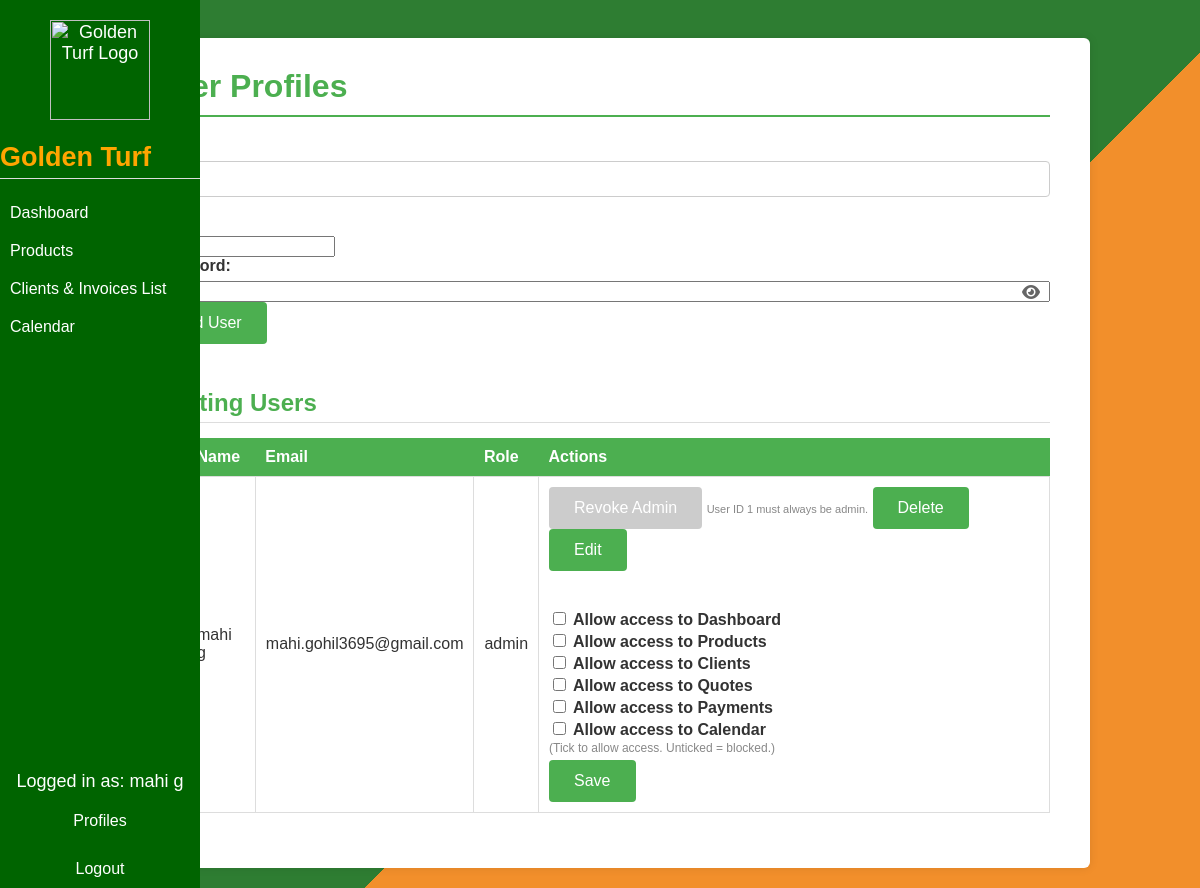
The app's page /profiles (signed in), older data.
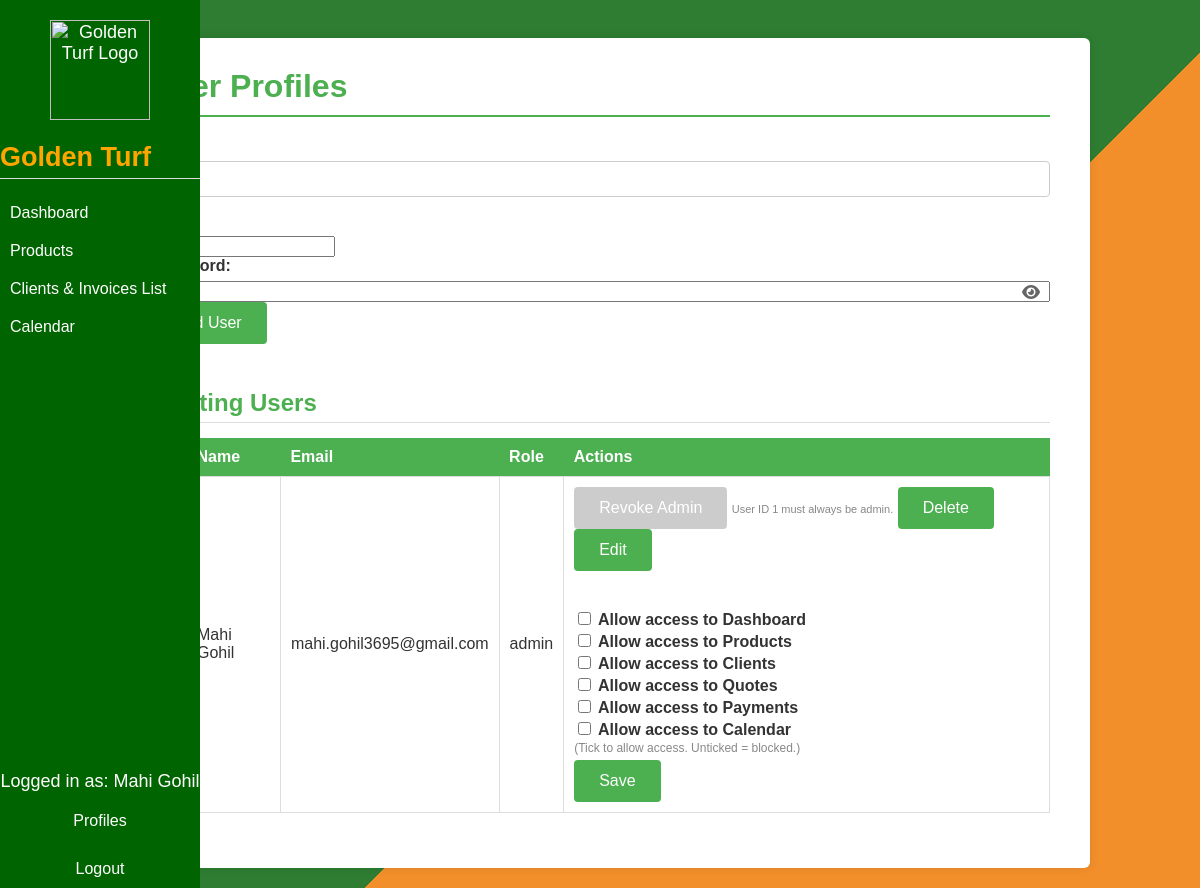
The same page, newer data.
### tables this page shows
CREATE TABLE users (
            id INTEGER PRIMARY KEY AUTOINCREMENT,
            name TEXT NOT NULL,
            email TEXT UNIQUE NOT NULL,
            password TEXT NOT NULL
        , reset_token TEXT, token_expiry TEXT, role TEXT DEFAULT 'user', verification_code TEXT, permissions TEXT DEFAULT '');

### app.py (the view, shortened to what this page needs)
@app.route('/profiles', methods=['GET', 'POST'])
def profiles():
    if 'user_name' not in session:
        return redirect(url_for('login'))
    if session.get('user_id') != 1 and session.get('user_role') != 'admin':
        return redirect(url_for('access_restricted'))
    conn = sqlite3.connect('users.db')
    c = conn.cursor()
    c.execute('UPDATE users SET role = "admin" WHERE id = 1')
    conn.commit()
    c.execute('SELECT id, name, email, role, permissions FROM users ORDER BY id')
    users = c.fetchall()
    conn.close()
    return render_template('profiles.html', users=users)

### templates/profiles.html (shortened to what this page needs)
hos<!DOCTYPE html>
<html lang="en">
    <head>
        <link rel="stylesheet" href="{{ url_for('static', filename='dashboard.css') }}" />
        <link rel="stylesheet" href="{{ url_for('static', filename='invoice.css') }}" />
        <link rel="stylesheet" href="https://cdnjs.cloudflare.com/ajax/libs/font-awesome/6.4.0/css/all.min.css" />
    </head>
    <body>
        <div class="container">
            <header>
                <h1>User Profiles</h1>
            </header>
            <form method="POST" action="{{ url_for('profiles') }}">
                <section class="user-form">
                    <label for="name">Name:</label>
                    <input type="text" id="name" name="name" required />
                    <label for="email">Email:</label>
                    <input type="email" id="email" name="email" required />
                    <label for="password">Password:</label>
                    <div class="password-container">
                        <input type="password" id="password" name="password" required />
                        <i class="fa fa-eye toggle-password" id="togglePassword" title="Show/Hide Password"></i>
                    </div>
                    <button type="submit">Add User</button>
                </section>
            </form>
            <section class="user-list">
                <h2>Existing Users</h2>
                <table>
                    <thead>
                        <tr>
                            <th>ID</th>
                            <th>Name</th>
                            <th>Email</th>
                            <th>Role</th>
                            <th>Actions</th>
                        </tr>
                    </thead>
                    <tbody>
                        {% for user in users %}
                        <tr>
                            <td>{{ user[0] }}</td>
                            <td>{{ user[1] }}</td>
                            <td>{{ user[2] }}</td>
                            <td>{{ user[3] }}</td>
                            <td>
                                <form action="{{ url_for('toggle_admin', user_id=user[0]) }}" method="post" style="display:inline;">
                                    {% set is_id1 = user[0] == 1 %}
                                    {% set only_one_admin = user[3] == 'admin' and session['only_one_admin'] %}
                                    <button type="submit" title="Toggle Admin Role" {% if is_id1 or only_one_admin %}disabled style="background:#ccc;cursor:not-allowed;"{% endif %}>
                                        {% if user[3] == 'admin' %}
                                            Revoke Admin
                                        {% else %}
                                            Make Admin
                                        {% endif %}
                                    </button>
                                    {% if is_id1 %}
                                        <span style="font-size:11px;color:#888;">User ID 1 must always be admin.</span>
                                    {% elif only_one_admin %}
                                        <span style="font-size:11px;color:#888;">At least one admin required.</span>
                                    {% endif %}
                                </form>
                                <form action="{{ url_for('delete_user', user_id=user[0]) }}" method="post" style="display:inline;">
                                    <button type="submit">Delete</button>
                                </form>
                                <a href="{{ url_for('edit_user', user_id=user[0]) }}">
                                    <button type="button">Edit</button>
                                </a>
                                <form action="{{ url_for('update_permissions', user_id=user[0]) }}" method="post" style="display:inline; margin-left: 5px;">
                                    <div style="display: flex; flex-direction: column; align-items: flex-start;">
                                        {% set modules = ['dashboard', 'products', 'clients', 'quotes', 'payments', 'calendar'] %}
                <a href="{{ url_for('quotes') }}" style="color: white; font-size: 16px; text-decoration: none; display: block; padding: 10px;">Quotes</a>
                                        {% set user_permissions = user[4].split(',') if user[4] else [] %}
                                        {% for module in modules %}
                                            <label style="margin-bottom: 2px;">
                                                <input type="checkbox" name="permissions" value="{{ module }}" {% if module in user_permissions %}checked{% endif %}>
                                                Allow access to {{ module|capitalize }}
                                            </label>
                                        {% endfor %}
                                        <span style="font-size: 12px; color: #888;">(Tick to allow access. Unticked = blocked.)</span>
                                        <button type="submit" style="margin-top: 5px;">Save</button>
                                    </div>
                                </form>
                            </td>
                        </tr>
                        {% endfor %}
                    </tbody>
                </table>
            </section>
        </div>
        <div class="sidebar" style="position: fixed; top: 0; left: 0; width: 200px; height: 100%; background-color: #006400; color: white;">
            <div style="width:100%;text-align:center;margin-bottom:20px;">
                <img src="/static/golden_turf_logo.png" alt="Golden Turf Logo" style="width:100px;display:block;margin:0 auto;">
            </div>
            <h2 style="color: orange;">Golden Turf</h2>
            <nav class="navbar">
                <a href="{{ url_for('dashboard') }}" style="color: white; font-size: 16px; text-decoration: none; display: block; padding: 10px;">Dashboard</a>
                <div class="nav-dropdown">
                    <a href="#" class="dropbtn" style="color: white; font-size: 16px; text-decoration: none; display: block; padding: 10px;">Products</a>
                </div>
                <a href="{{ url_for('payments') }}" style="color: white; font-size: 16px; text-decoration: none; display: block; padding: 10px;">Clients & Invoices List</a>
                <a href="{{ url_for('calendar') }}" style="color: white; font-size: 16px; text-decoration: none; display: block; padding: 10px;">Calendar</a>
            </nav>
            <div style="position: absolute; bottom: 20px; width: 100%; text-align: center;">
                <p style="color: white; margin-bottom: 10px;">Logged in as: {{ session.get('user_name', 'Unknown') }}</p>
                <a href="{{ url_for('profiles') }}" style="color: white; font-size: 16px; text-decoration: none; display: block; padding: 10px; margin-bottom: 10px;">Profiles</a>
                <a href="{{ url_for('logout') }}" style="color: white; font-size: 16px; text-decoration: none; display: block; padding: 10px;">Logout</a>
            </div>
        </div>
    </body>
</html>

### static/dashboard.css (style rules this page uses)
body { font-family: Arial, sans-serif; margin: 0; background-color: #f9f9f9; color: #333; }
.sidebar nav a[href$="payments"]::after { content: ""; font-size: inherit; color: inherit; margin-left: 0; }
.nav-dropdown { position: relative; display: block; }
.dropbtn { color: black; padding: 12px 20px; text-decoration: none; font-size: 18px; font-weight: normal; display: block; }
.sidebar { color: black; }
.sidebar h2 { color: black; }
.sidebar nav a { color: black; }
h1 { color: #2f6f2f; margin-bottom: 30px; }

### static/invoice.css (style rules this page uses)
body { font-family: Arial, sans-serif; background: linear-gradient(135deg, #2e7d32 60%, #F28F2B 40%); margin: 0; padding: 20px; color: #333; }
.container { max-width: 900px; margin: 0 auto; background-color: #fff; border-radius: 6px; box-shadow: 0 0 10px rgba(0,0,0,0.1); padding: 30px 40px; }
header { border-bottom: 2px solid #4CAF50; margin-bottom: 20px; padding-bottom: 10px; }
header h1 { color: #4CAF50; margin: 0; font-size: 2rem; }
form { display: flex; flex-direction: column; }
section { margin-bottom: 25px; }
h2 { color: #4CAF50; border-bottom: 1px solid #ddd; padding-bottom: 5px; margin-bottom: 15px; }
label { display: block; margin-bottom: 6px; font-weight: bold; }
input[type="text"], input[type="number"], select { width: 100%; padding: 8px 10px; margin-bottom: 15px; border: 1px solid #ccc; border-radius: 4px; box-sizing: border-box; font-size: 1rem; }
table { width: 100%; border-collapse: collapse; }
table thead th { background-color: #4CAF50; color: white; padding: 10px; text-align: left; }
table tbody td { border: 1px solid #ddd; padding: 10px; }
button { background-color: #4CAF50; color: white; border: none; padding: 12px 25px; font-size: 1rem; border-radius: 4px; cursor: pointer; transition: background-color 0.3s ease; }

### templates/profiles.html (style rules this page uses)
.password-container { position: relative; display: flex; align-items: center; }
.password-container input { flex: 1; padding-right: 40px; }
.password-container .toggle-password { position: absolute; right: 10px; cursor: pointer; color: #666; font-size: 16px; z-index: 10; }

Row changes from the older to the newer data that the page shows:
changed users "mahi.gohil3695@gmail.com": name "mahi g" → "Mahi Gohil"; get "mahi g" → "Mahi Gohil"
